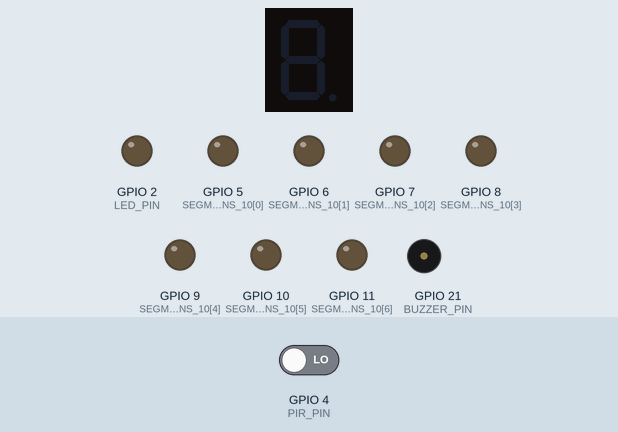
The program below on a simulated Raspberry Pi (BCM pin numbers). On the bench: 1-digit seven-segment display, output pins drawn as LEDs (lit = HIGH), buzzer (waves = sounding, pin HIGH). Inputs (shaded band) come from the test bench; at power-on: GPIO 4 (PIR_PIN) LOW. The segment pins are drawn as the display they are named for; pins used as bus, display or sensor lines are not drawn; what the program prints to the terminal is not drawn.

Above: at 6.2 s.
6.3 s: GPIO 4 (PIR_PIN) driven HIGH
At 7.8 s:
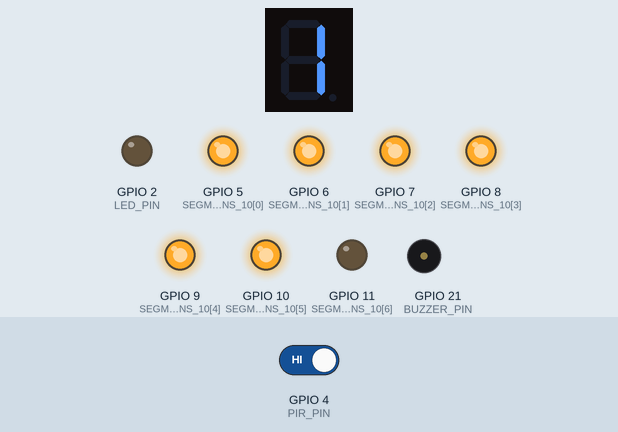
At 17.8 s:
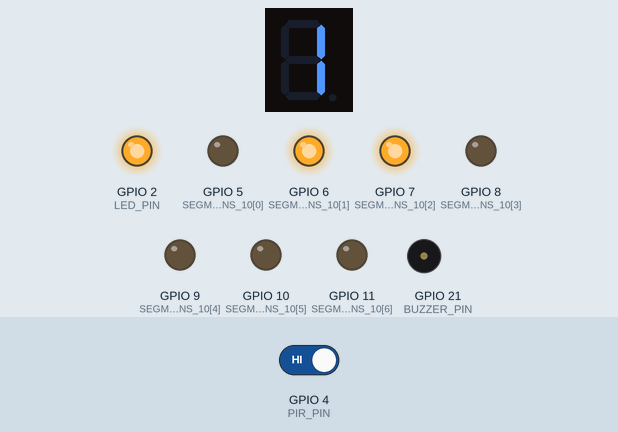
Timing chart, 0 to 27.5 s (numbered marks = the images above; inputs shaded):
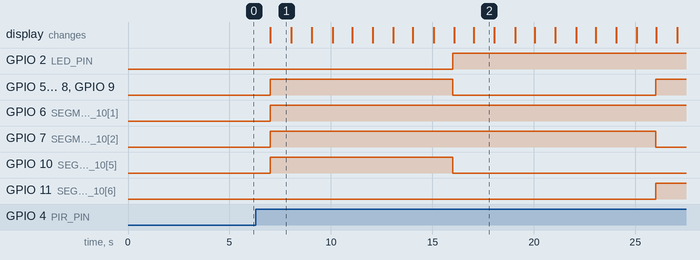

The program:

pir_led.py
```python
import RPi.GPIO as GPIO
import time

LED_PIN = 2
PIR_PIN = 4
BUZZER_PIN = 21
SEGMENT_PINS = [14, 15, 16, 17, 18, 19, 20]
SEGMENT_PINS_10 = [5, 6, 7, 8, 9, 10, 11]
a=0
sec=0

data=[[1,1,1,1,1,1,0],
      [0,1,1,0,0,0,0],
      [1,1,0,1,1,0,1],
      [1,1,1,1,0,0,1],
      [0,1,1,0,0,1,1],
      [1,0,1,1,0,1,1],
      [1,0,1,1,1,1,1],
      [1,1,1,0,0,0,0],
      [1,1,1,1,1,1,1],
      [1,1,1,0,0,1,1]]

GPIO.setmode(GPIO.BCM)
for segment in SEGMENT_PINS:
    GPIO.setup(segment, GPIO.OUT)
    GPIO.output(segment, GPIO.LOW)
for segment in SEGMENT_PINS_10:
    GPIO.setup(segment, GPIO.OUT)
    GPIO.output(segment, GPIO.LOW)
GPIO.setup(LED_PIN, GPIO.OUT)
GPIO.setup(PIR_PIN, GPIO.IN)
GPIO.setup(BUZZER_PIN, GPIO.OUT)
pwm = GPIO.PWM(BUZZER_PIN, 262)

time.sleep(5)
print('PIR ready..')

try:
    GPIO.output(LED_PIN, GPIO.LOW)
    while True:
        val = GPIO.input(PIR_PIN)
        if val == GPIO.HIGH :
            print("인식됨")
            a=a+1
            print(a)
            print(sec)
            sec=0
            pwm.stop()
            for i in range(7):
                GPIO.output(SEGMENT_PINS[i], data[a%10][i])
            for i in range(7):
                GPIO.output(SEGMENT_PINS_10[i], data[a//10][i])
            if a>=10:
                GPIO.output(LED_PIN, GPIO.HIGH)
        else:
            print("인식 안됨")

            sec=sec+1
            if(sec>=10): pwm.start(60)
        time.sleep(1)
finally:
    GPIO.cleanup()
    print('cleanup and exit')
```

Measured:
- after the input at 6.3 s, GPIO 2 (LED_PIN): LOW → HIGH after 9.7 s; GPIO 5 (SEGMENT_PINS_10[0]): LOW → HIGH after 0.70 s, → LOW 9.0 s later, → HIGH 10.0 s later
- what the display in image 1 shows lasts 1.0 s, from 7.0 s to 8.0 s
